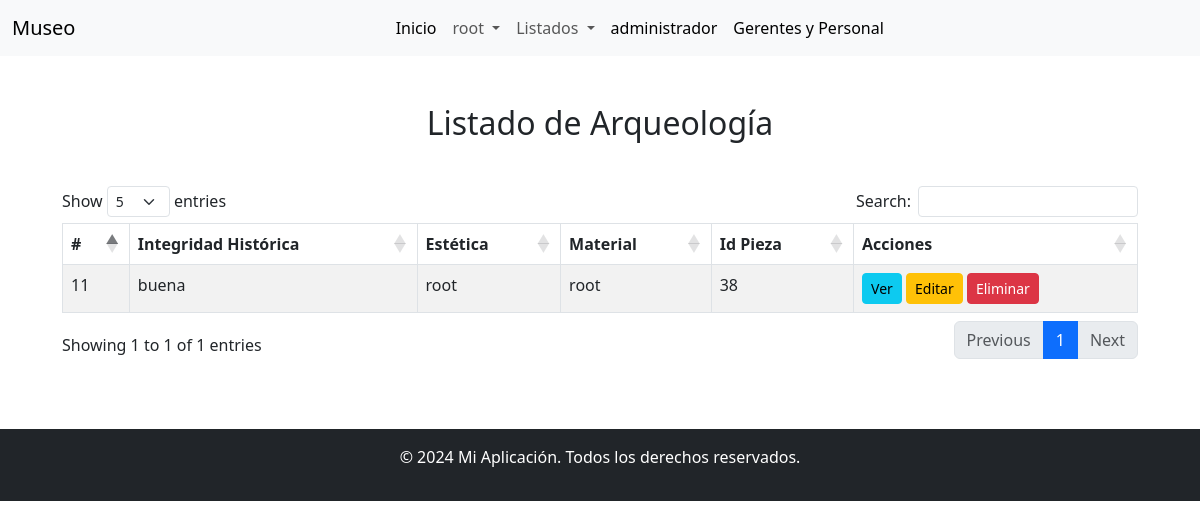
/arqueologia.php (signed in), run on the app's committed database.
### tables this page shows
CREATE TABLE `arqueologia` (
  `idArqueologia` int(11) NOT NULL,
  `integridad_historica` varchar(255) DEFAULT NULL,
  `estetica` varchar(255) DEFAULT NULL,
  `material` varchar(255) DEFAULT NULL,
  `Pieza_idPieza` int(11) NOT NULL
);

### arqueologia.php (the view, shortened to what this page needs)
<?php
require_once 'bd.php';
$sql = "SELECT idArqueologia, integridad_historica, estetica, material, Pieza_idPieza FROM arqueologia";
$stmt = $pdo->query($sql);
$rows = $stmt->fetchAll();
?>
<!DOCTYPE html>
<html lang="es">
<head>
    <link rel="stylesheet" href="https://cdn.jsdelivr.net/npm/bootstrap@5.3.0/dist/css/bootstrap.min.css">
    <link rel="stylesheet" href="https://cdn.jsdelivr.net/npm/datatables.net-bs5@1.11.3/css/dataTables.bootstrap5.min.css">
</head>
<body>
<?php include("./includes/navbar.php"); ?>
<div class="container mt-5">
    <h2 class="text-center mb-4">Listado de Arqueología</h2>
    <div class="table-responsive">
        <table id="dataTable" class="table table-striped table-bordered" cellspacing="0" width="100%">
            <thead>
                <tr>
                    <th>#</th>
                    <th>Integridad Histórica</th>
                    <th>Estética</th>
                    <th>Material</th>
                    <th>Id Pieza</th>
                    <th>Acciones</th>
                </tr>
            </thead>
            <tbody>
                <?php foreach ($rows as $row): ?>
                <tr>
                    <td><?php echo $row['idArqueologia']; ?></td>
                    <td><?php echo $row['integridad_historica']; ?></td>
                    <td><?php echo $row['estetica']; ?></td>
                    <td><?php echo $row['material']; ?></td>
                    <td><?php echo $row['Pieza_idPieza']; ?></td>
                    <td>
                        <a href="verArqueologia.php?id=<?php echo $row['idArqueologia']; ?>" class="btn btn-info btn-sm">Ver</a>
                        <a href="editarArqueologia.php?id=<?php echo $row['idArqueologia']; ?>" class="btn btn-warning btn-sm">Editar</a>
                        <a href="eliminar.php?id=<?php echo $row['Pieza_idPieza']; ?>" class="btn btn-danger btn-sm" onclick="return confirm('¿Estás seguro de eliminar esta entrada?');">Eliminar</a>
                    </td>
                </tr>
                <?php endforeach; ?>
            </tbody>
        </table>
    </div>
</div>
<?php include("./includes/footer.php"); ?>
</body>
</html>

### arqueologia.php (style rules this page uses)
.table-responsive { margin-top: 20px; }

### data on the page
arqueologia: idArqueologia "11", integridad_historica "buena", estetica "root", material "root", Pieza_idPieza "38"

### other printed values
$_SESSION['user']['nombre'] "root"
$_SESSION["nivel"] "administrador"
